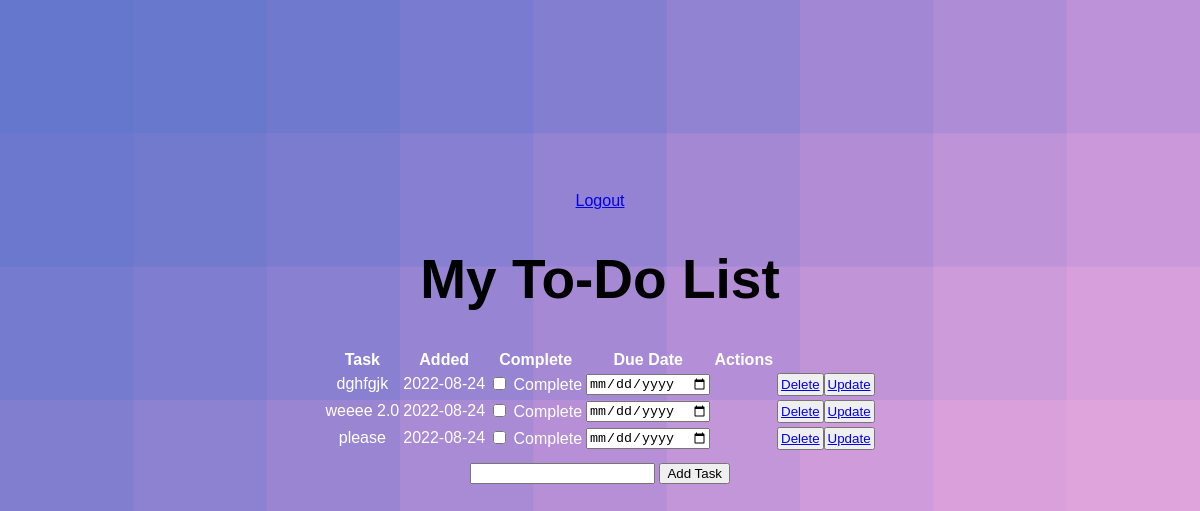
Page /home on the earlier database version.
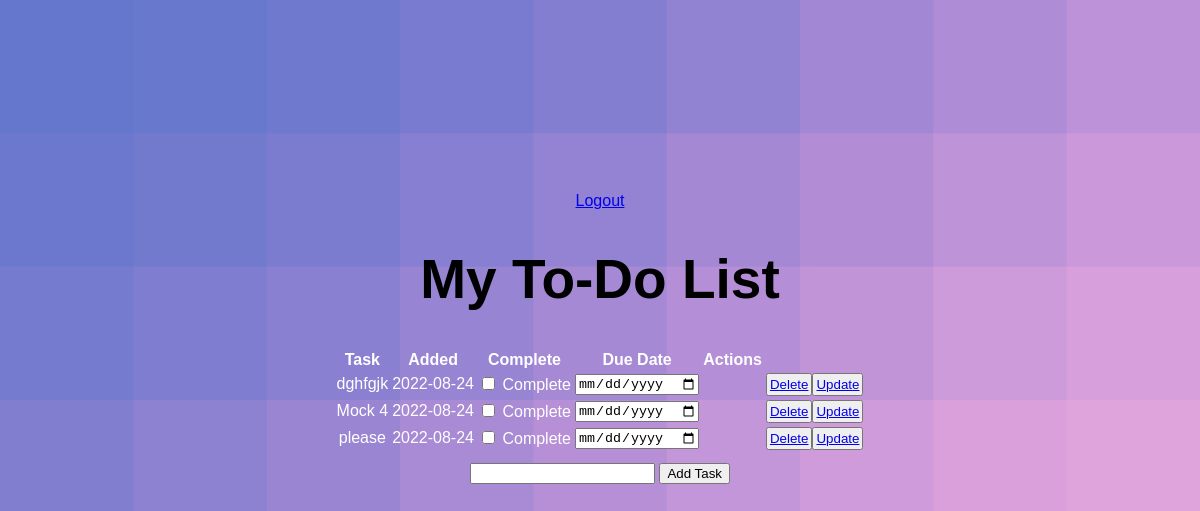
Same page on the later database version.
### app.py (models this page shows, shortened)
class Todo(db.Model):
    id = db.Column(db.Integer, primary_key=True)
    content = db.Column(db.String(200), nullable=False)
    completed = db.Column(db.Integer, default=0)
    date_create = db.Column(db.DateTime, default=datetime.utcnow)

### app.py (the view)
@app.route('/home', methods=['GET', 'POST'])
def index():
    if request.method == 'POST':
        task_content = request.form['content']
        new_task = Todo(content=task_content)
        try:
            db.session.add(new_task)
            db.session.commit()
            return redirect('/home')
        except:
            return 'there was an issue adding your task'
    else:
        tasks = Todo.query.order_by(Todo.date_create).all()
        return render_template('index.html', tasks=tasks)

### templates/index.html (shortened to what this page needs)
{% extends 'base.html'%}
{% block head %}
<a href="{{url_for('logout')}}">Logout</a>
<link rel="stylesheet" href="{{ url_for('static', filename='css/main.css') }}">
{% endblock %}
{% block body %}
<div class="content">
    <h1 style="text-align: center; color: black;">My To-Do List</h1>
    {% if tasks|length < 1 %}
    <h2 style="text-align: center">There are no tasks. Add one below</h2>
    {% else %}
    <table class="task-table">
        <tr>
            <th style="color: white">Task</th>
            <th style="color: white">Added</th>
            <th style="color: white">Complete</th>
            <th style="color: white">Due Date</th>
            <th style="color: white">Actions</th>
        </tr>
        {% for task in tasks %}
        <tr>
            <td style="color: white">{{task.content}}</td>
            <td style="color: white">{{task.date_create.date()}}</td>
            <td style="color: white">
                <div>
                  <input type="checkbox" id="complete" name="complete">
                  <label for="complete">Complete</label>
                </div>
              </td>
              <td style="color: white">
                <div>
                  <input type="date" id="duedate" name="due">
                </div>
              <td style="color: white"></td>
            <td>
                <div style="display: flex; justify-content: space-around">
                    <button style="padding: 2px"><a href="/delete/{{task.id}}">Delete</a></button>
                     <br>
                     <button style="padding: 2px"><a href="/update/{{task.id}}">Update</a></button>
                </div>
            </td>
        </tr>
        {% endfor %}
    </table>
    {% endif %}
    <form action="/home" method="POST" name="myform">
        <input type="text" name="content" id="content">
        <input type="submit" value="Add Task">
    </form>
</div>
{% endblock %}

### templates/base.html (shortened to what this page needs)
<!DOCTYPE html>
<html>
  {% extends 'bootstrap/base.html' %}

### static/css/main.css (style rules this page uses)
body { margin: 0; padding: 2in; font-family: sans-serif; background-attachment: fixed; background-size: cover; text-align: center; }
h1 { font-size: 55px; color: black; text-align: center; }
.task-table { display: flex; justify-content: center; padding-bottom: 10px; }

Differences in the rows shown:
changed Todo: content "weeee 2.0" → "Mock 4"
